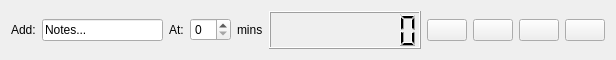
<?xml version="1.0" encoding="UTF-8"?>
<ui version="4.0">
 <class>timerWidget</class>
 <widget class="QWidget" name="timerWidget">
  <property name="geometry">
   <rect>
    <x>0</x>
    <y>0</y>
    <width>616</width>
    <height>58</height>
   </rect>
  </property>
  <property name="minimumSize">
   <size>
    <width>0</width>
    <height>0</height>
   </size>
  </property>
  <property name="maximumSize">
   <size>
    <width>16777215</width>
    <height>16777215</height>
   </size>
  </property>
  <property name="windowTitle">
   <string>Form</string>
  </property>
  <layout class="QHBoxLayout" name="horizontalLayout_2">
   <item>
    <layout class="QHBoxLayout" name="horizontalLayout">
     <item>
      <widget class="QLabel" name="addLabel">
       <property name="text">
        <string>Add:</string>
       </property>
      </widget>
     </item>
     <item>
      <widget class="QLineEdit" name="noteEdit">
       <property name="text">
        <string>Notes...</string>
       </property>
      </widget>
     </item>
     <item>
      <widget class="QLabel" name="setTimeLabel">
       <property name="sizePolicy">
        <sizepolicy hsizetype="Preferred" vsizetype="Preferred">
         <horstretch>0</horstretch>
         <verstretch>0</verstretch>
        </sizepolicy>
       </property>
       <property name="text">
        <string>At:</string>
       </property>
      </widget>
     </item>
     <item>
      <widget class="QSpinBox" name="setTimeBox">
       <property name="sizePolicy">
        <sizepolicy hsizetype="Minimum" vsizetype="Fixed">
         <horstretch>0</horstretch>
         <verstretch>0</verstretch>
        </sizepolicy>
       </property>
      </widget>
     </item>
     <item>
      <widget class="QLabel" name="minsLabel">
       <property name="text">
        <string>mins</string>
       </property>
      </widget>
     </item>
     <item>
      <widget class="QLCDNumber" name="timeLCD">
       <property name="sizePolicy">
        <sizepolicy hsizetype="Minimum" vsizetype="Minimum">
         <horstretch>0</horstretch>
         <verstretch>0</verstretch>
        </sizepolicy>
       </property>
       <property name="minimumSize">
        <size>
         <width>152</width>
         <height>38</height>
        </size>
       </property>
       <property name="digitCount">
        <number>8</number>
       </property>
      </widget>
     </item>
     <item>
      <widget class="QPushButton" name="stopButton">
       <property name="text">
        <string/>
       </property>
       <property name="toolTip">
        <string>Stop</string>
       </property>
       <property name="icon">
        <iconset resource="../brewken.qrc">
         <normaloff>:/images/alarm_stop.png</normaloff>:/images/alarm_stop.png</iconset>
       </property>
      </widget>
     </item>
     <item>
      <widget class="QPushButton" name="setSoundButton">
       <property name="text">
        <string/>
       </property>
       <property name="toolTip">
        <string>Set Sound</string>
       </property>
       <property name="icon">
        <iconset resource="../brewken.qrc">
         <normaloff>:/images/sound.png</normaloff>:/images/sound.png</iconset>
       </property>
      </widget>
     </item>
     <item>
      <widget class="QPushButton" name="cancelButton">
       <property name="text">
        <string/>
       </property>
       <property name="toolTip">
        <string>Cancel</string>
       </property>
       <property name="icon">
        <iconset resource="../brewken.qrc">
         <normaloff>:/images/exit.svg</normaloff>:/images/exit.svg</iconset>
       </property>
      </widget>
     </item>
     <item>
      <widget class="QPushButton" name="playButton">
       <property name="text">
        <string/>
       </property>
       <property name="toolTip">
        <string>Play Alarm Sound</string>
       </property>
       <property name="icon">
        <iconset resource="../brewken.qrc">
         <normaloff>:/images/play.png</normaloff>:/images/play.png</iconset>
       </property>
      </widget>
     </item>
    </layout>
   </item>
  </layout>
 </widget>
 <resources>
  <include location="../brewken.qrc"/>
 </resources>
 <connections/>
</ui>
